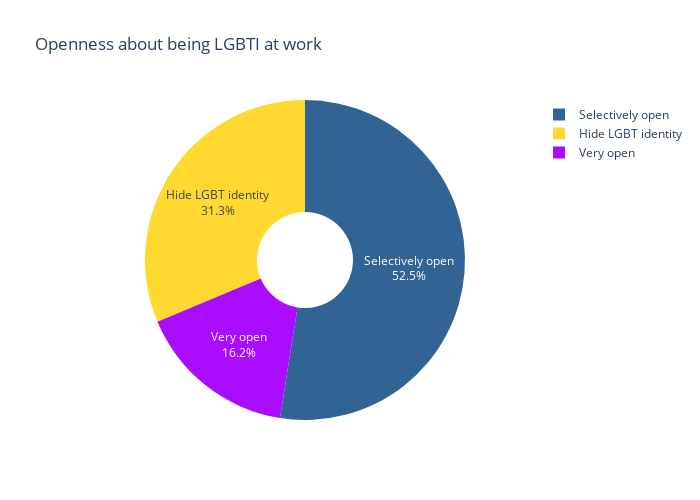

The notebook cell saved with this chart:
### Code cell
from UTILS.visualization_tb import visualization_openness, visualization_rank_being 
visualization_openness(dt=openness_work)

### Figure 1 — Plotly figure (JSON) as saved in the notebook; plotly's stock layout.template omitted (floating-point values rounded to 4 significant figures)
{"data": [{"domain": {"x": [0, 1], "y": [0, 1]}, "hole": 0.3, "hovertemplate": "answer=%{label}<br>percentage=%{value}<extra></extra>", "labels": ["Very open", "Selectively open", "Hide LGBT identity", "Very open", "Selectively open", "Hide LGBT identity", "Very open", "Selectively open", "Hide LGBT identity", "Very open", "Selectively open", "Hide LGBT identity", "Very open", "Selectively open", "Hide LGBT identity", "Very open", "Selectively open", "Hide LGBT identity", "Very open", "Selectively open", "Hide LGBT identity", "Very open", "Selectively open", "Hide LGBT identity", "Very open", "Selectively open", "Hide LGBT identity", "Very open", "Selectively open", "Hide LGBT identity", "Very open", "Selectively open", "Hide LGBT identity", "Very open", "Selectively open", "Hide LGBT identity", "Very open", "Selectively open", "Hide LGBT identity", "Very open", "Selectively open", "Hide LGBT identity", "Very open", "Selectively open", "Hide LGBT identity", "Very open", "Selectively open", "Hide LGBT identity", "Very open", "Selectively open", "Hide LGBT identity", "Very open", "Selectively open", "Hide LGBT identity", "Very open", "Selectively open", "Hide LGBT identity", "Very open", "Selectively open", "Hide LGBT identity", "Very open", "Selectively open", "Hide LGBT identity", "Very open", "Selectively open", "Hide LGBT identity", "Very open", "Selectively open", "Hide LGBT identity", "Very open", "Selectively open", "Hide LGBT identity", "Very open", "Selectively open", "Hide LGBT identity", "Very open", "Selectively open", "Hide LGBT identity", "Very open", "Selectively open", "Hide LGBT identity", "Very open", "Selectively open", "Hide LGBT identity", "Very open", "Selectively open", "Hide LGBT identity", "Very open", "Selectively open", "Hide LGBT identity"], "legendgroup": "", "name": "", "showlegend": true, "textinfo": "percent+label", "textposition": "inside", "type": "pie", "values": [20, 58, 23, 28, 52, 19, 9, 43, 48, 9, 53, 38, 16, 57, 27, 21, 58, 21, 33, 50, 18, 10, 60, 31, 8, 49, 43, 32, 48, 20, 8, 65, 27, 23, 50, 27, 9, 50, 41, 12, 52, 36, 22, 55, 23, 15, 53, 32, 7, 43, 51, 23, 57, 21, 6, 48, 47, 27, 51, 21, 28, 56, 16, 10, 54, 36, 14, 59, 27, 8, 44, 47, 23, 59, 18, 12, 56, 32, 8, 51, 41, 29, 52, 19, 7, 46, 46, 9, 47, 44]}], "layout": {"height": 500, "legend": {"tracegroupgap": 0}, "piecolorway": ["#316395", "rgb(255,217,47)", "#AA0DFE"], "title": {"text": "Openness about being LGBTI at work"}, "uniformtext": {"minsize": 12, "mode": "hide"}, "width": 700}}
